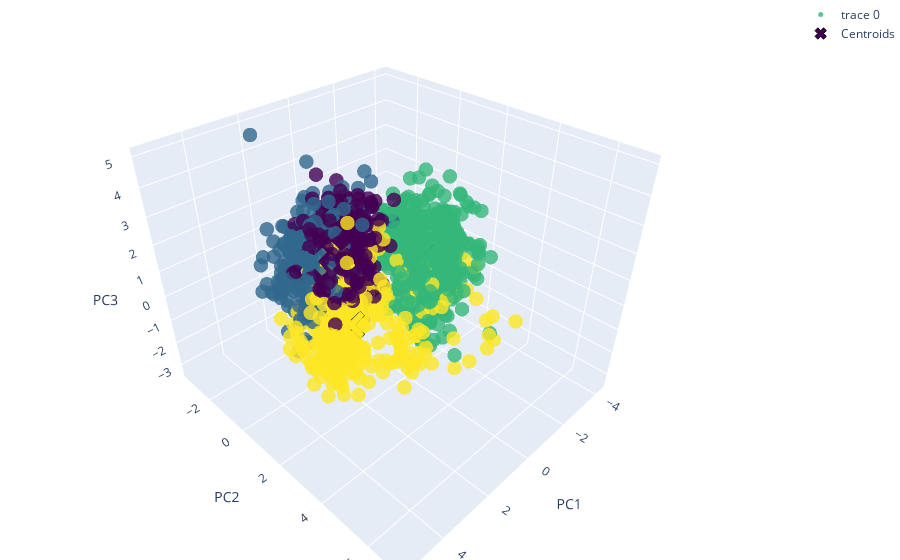

The notebook cell saved with this chart:
### Markdown cell above
green and blue is overlapping, let's visualized this in three see if we can see if better?

### Code cell
import plotly.graph_objs as go
import numpy as np

# Assuming 'components' is your PCA-transformed data with 3 principal components
# And 'kmeans.labels_' contains your cluster labels

# Extracting the centroids
centroids = kmeans.cluster_centers_

# Create a trace for the data points
trace1 = go.Scatter3d(
    x=components[:, 0],
    y=components[:, 1],
    z=components[:, 2],
    mode='markers',
    marker=dict(
        size=5,
        color=kmeans.labels_,                # set color to the cluster labels
        colorscale='Viridis',                # choose a colorscale
        opacity=0.8
    )
)

# Create a trace for the centroids
trace2 = go.Scatter3d(
    x=centroids[:, 0],
    y=centroids[:, 1],
    z=centroids[:, 2],
    mode='markers',
    marker=dict(
        size=10,
        color=np.arange(len(centroids)),    # distinct color for each centroid
        colorscale='Viridis',
        symbol='x',
        line=dict(
            color='black',
            width=1
        )
    ),
    name='Centroids'
)

data = [trace1, trace2]
layout = go.Layout(
    margin=dict(
        l=0,
        r=0,
        b=0,
        t=0
    ),
    scene=dict(
        xaxis=dict(title='PC1'),
        yaxis=dict(title='PC2'),
        zaxis=dict(title='PC3')
    )
)

fig = go.Figure(data=data, layout=layout)
fig.show()

### Figure 1 — Plotly figure (JSON) as saved in the notebook; plotly's stock layout.template omitted (floating-point values rounded to 4 significant figures; data arrays with more than 128 entries replaced by an {"elided": "..."} marker saying what was removed)
{"data": [{"marker": {"color": {"elided": "1834 int values"}, "colorscale": [[0, "#440154"], [0.1111, "#482878"], [0.2222, "#3e4989"], [0.3333, "#31688e"], [0.4444, "#26828e"], [0.5556, "#1f9e89"], [0.6667, "#35b779"], [0.7778, "#6ece58"], [0.8889, "#b5de2b"], [1, "#fde725"]], "opacity": 0.8, "size": 5}, "mode": "markers", "type": "scatter3d", "x": {"elided": "1834 float values"}, "y": {"elided": "1834 float values"}, "z": {"elided": "1834 float values"}}, {"marker": {"color": [0, 1, 2, 3], "colorscale": [[0, "#440154"], [0.1111, "#482878"], [0.2222, "#3e4989"], [0.3333, "#31688e"], [0.4444, "#26828e"], [0.5556, "#1f9e89"], [0.6667, "#35b779"], [0.7778, "#6ece58"], [0.8889, "#b5de2b"], [1, "#fde725"]], "line": {"color": "black", "width": 1}, "size": 10, "symbol": "x"}, "mode": "markers", "name": "Centroids", "type": "scatter3d", "x": [0.01459, 1.333, -2.107, 2.057], "y": [-1.319, -1.26, 0.7757, 1.438], "z": [0.06362, 0.468, -0.04726, -0.3479]}], "layout": {"margin": {"b": 0, "l": 0, "r": 0, "t": 0}, "scene": {"xaxis": {"title": {"text": "PC1"}}, "yaxis": {"title": {"text": "PC2"}}, "zaxis": {"title": {"text": "PC3"}}}}}
